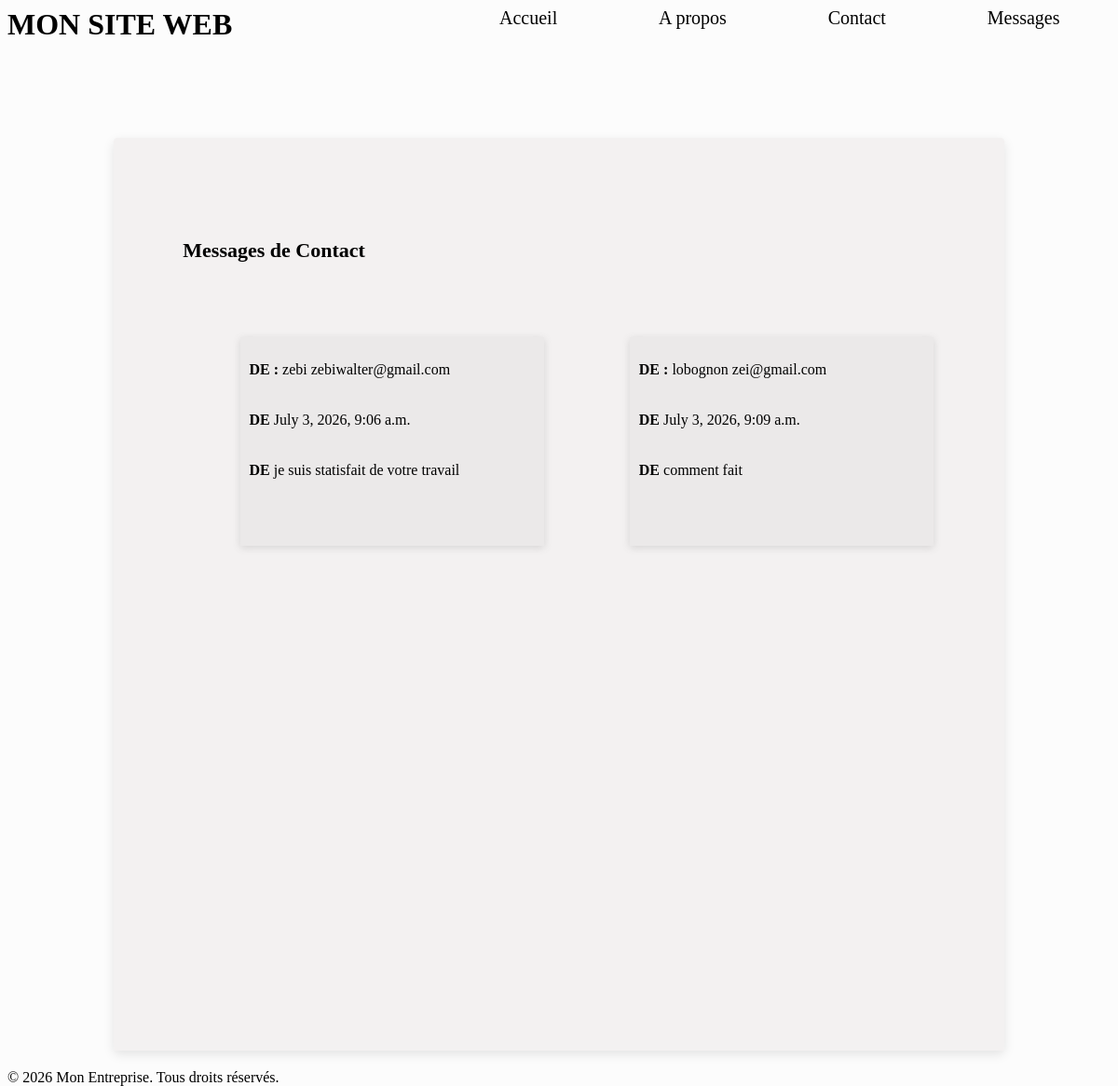
Before: /message_list/ with the older database file.
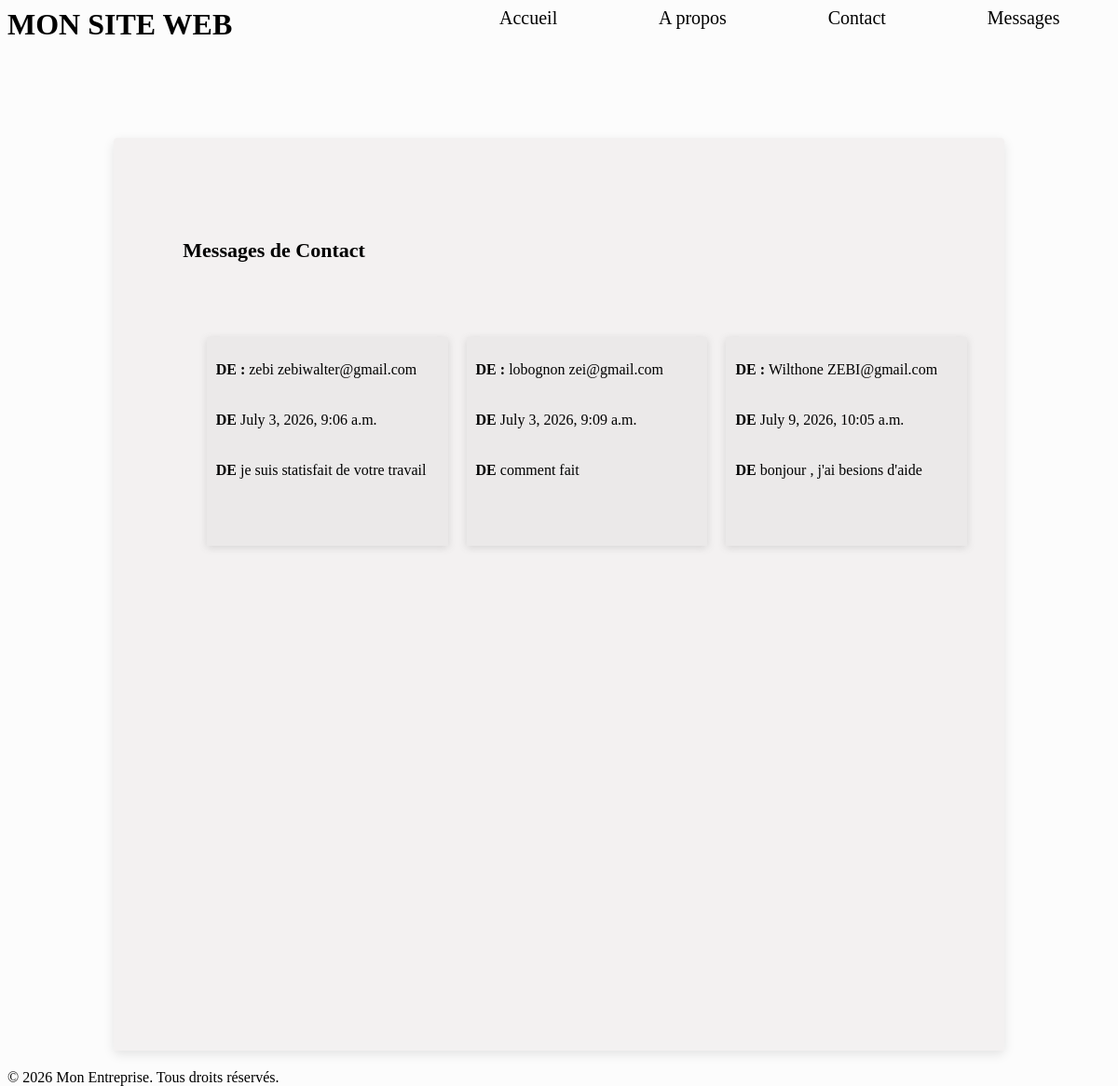
After: the same page with the newer database file.
### pages/models.py (models this page shows, shortened)
class ContactMessage(models.Model):
    name=models.CharField(max_length=100)
    email=models.EmailField()
    message=models.TextField()
    created_at=models.DateTimeField(
        auto_now_add=True
    )
    is_treated=models.BooleanField(default=False)

### pages/views.py (the view)
# urls.py: path("message_list/",views.message_liste_view),
def message_liste_view(request):
    messages=ContactMessage.objects.all()
    context={
        'messages_list': messages
    }
    return render(request ,'message_list.html',context )

### templates/message_list.html
{%extends 'base.html'%}
{% block content %}
<section>
<h2>Messages de Contact</h2>
{% if messages_list%}
    <ul>
        {% for messages in messages_list %}
        <li>
               <p> <strong> DE : </strong>
                {{messages.name}} {{messages.email}} <br>
                 </p>
                <p>
                    <strong> DE  </strong>
                    {{messages.created_at}}  <br>
                </p>
                <p>
                     <strong> DE  </strong>
                {{messages.message}}  <br>
                </p>
        </li>
        {% endfor %}
    </ul>
{% else %}
    <p>Aucun Message trouvé</p>
</section>
{%endif%}
{%endblock%}

### templates/base.html (shortened to what this page needs)
{% load static %}
<!DOCTYPE html>
<html lang="en">
<head>
    <link rel="stylesheet" href="../static/css/style.css">
</head>
<body>
    <header>
        <h1 >MON SITE WEB</h1>
        <nav>
            <a href="/" >Accueil</a>
            <a href="/a_propos/">A propos</a>
            <a href="/contact/">Contact </a>
            <a href="/message_list/">Messages </a>
        </nav>
    </header>
    <main>
        {% block content %}{%endblock%}
    </main>
    <footer>
       <p>&copy; {% now "Y" %} Mon Entreprise. Tous droits réservés.</p>
   </footer>
</body>
</html>

### static/css/style.css (style rules this page uses)
body { height: 120px; background-color: rgb(252, 252, 252); }
header { height: 120px; width: 100%; display: flex; justify-content: space-between; align-items: center; }
header h1 { height: 100%; width: 30%; }
nav { height: 100%; width: 60%; display: flex; justify-content: space-around; }
nav a { text-decoration: none; font-size: 20px; color: rgb(0, 0, 0); }
main { height: 980px; width: 79%; background-color: rgba(238, 235, 235, 0.637); margin: 20px auto; box-shadow: rgba(0, 0, 0, 0.1) 0px 4px 12px; border-radius: 4px; padding-left: 20px; display: flex; flex-direction: column; gap: 10px; }
main h2 { color: rgb(0, 0, 0); font-size: 22px; }
section { height: 400px; width: 97%; margin: 90px auto; display: flex; flex-direction: column; gap: 10px; }
section h2 { font-size: 22px; margin-left: 40px; }
section ul { height: 70%; width: 90%; display: flex; gap: 20px; align-items: center; justify-content: space-around; margin: auto; }
section li { height: 80%; width: 40%; background-color: rgba(171, 173, 175, 0.127); gap: 20px; box-shadow: rgba(99, 99, 99, 0.2) 0px 2px 8px 0px; list-style-type: none; }
section li p { padding: 10px; }

Changed rows visible on the page:
added ContactMessage: name "Wilthone", email "ZEBI@gmail.com", created_at "July 9, 2026, 10:05 a.m.", message "bonjour , j'ai besions d'aide"
